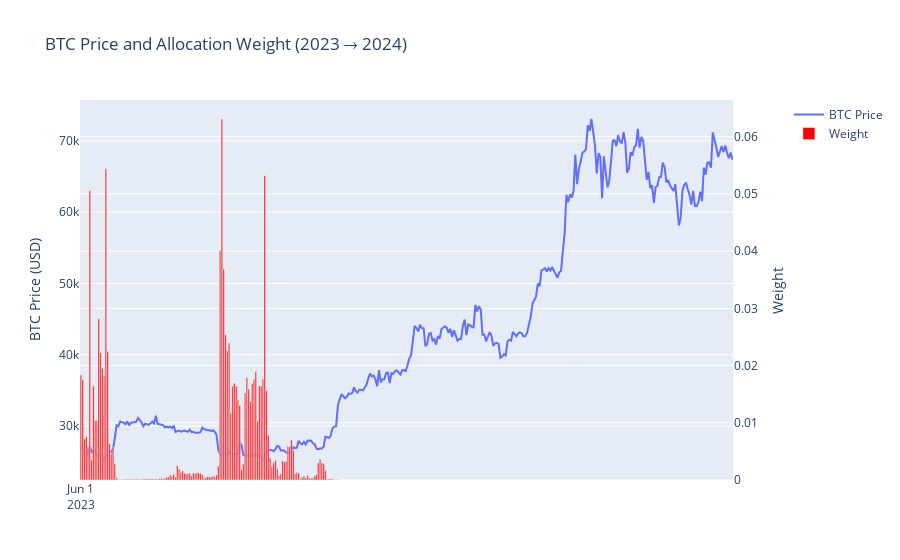

Source (notebook cell):
### Markdown cell above
- Between June 2023 and June 2024, the price trend showed a clear pattern, with a low at the beginning of the year and a high toward the end of the year. We can see that the strategy concentrated its allocation at the beginning of the year, and it increased the weight specifically around those relatively low price points.

### Code cell
plot_weight_price_by_year(2023, 2024)

### Figure 1 — Plotly figure (JSON) as saved in the notebook; plotly's stock layout.template omitted (floating-point values rounded to 4 significant figures; data arrays with more than 128 entries replaced by an {"elided": "..."} marker saying what was removed)
{"data": [{"mode": "lines", "name": "BTC Price", "type": "scatter", "x": {"elided": "366 str values"}, "xaxis": "x", "y": {"elided": "366 float values"}, "yaxis": "y"}, {"marker": {"color": "red", "opacity": 1}, "name": "Weight", "type": "bar", "x": {"elided": "366 str values"}, "xaxis": "x", "y": {"elided": "366 float values"}, "yaxis": "y2"}], "layout": {"barmode": "overlay", "title": {"text": "BTC Price and Allocation Weight (2023 → 2024)"}, "xaxis": {"anchor": "y", "domain": [0, 0.94], "dtick": "M12", "tick0": "2023-06-01", "tickmode": "linear"}, "yaxis": {"anchor": "x", "domain": [0, 1], "title": {"text": "BTC Price (USD)"}}, "yaxis2": {"anchor": "x", "overlaying": "y", "side": "right", "title": {"text": "Weight"}}}}
